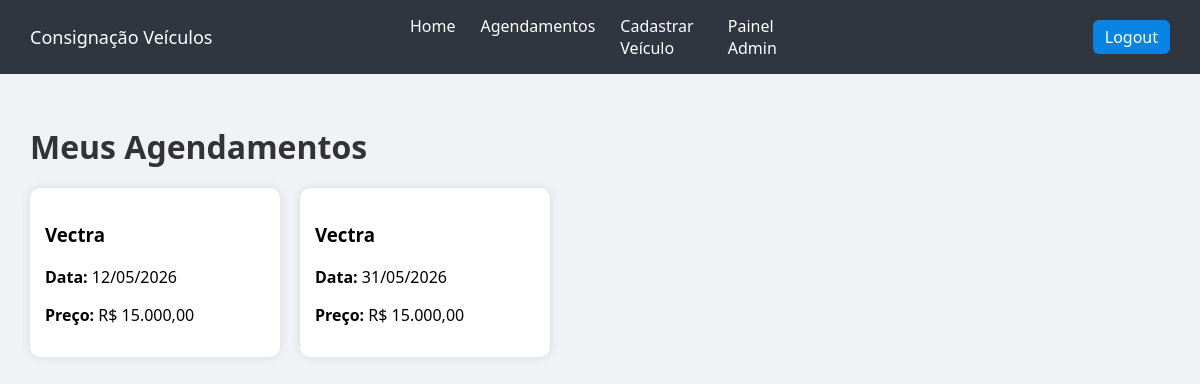
/agendamentos (signed in), run on an earlier commit of the app's database.
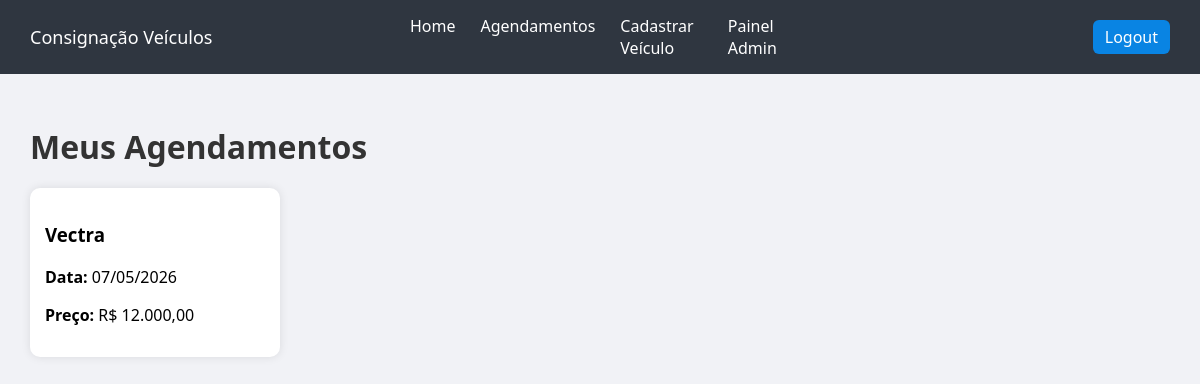
And on a later commit of the database.
### models.py (models this page shows)
class Agendamento(db.Model):
    id = db.Column(db.Integer, primary_key=True)
    data = db.Column(db.String(50))
    usuario_id = db.Column(db.Integer, db.ForeignKey('usuario.id'))
    veiculo_id = db.Column(db.Integer, db.ForeignKey('veiculo.id'))
    usuario = db.relationship('Usuario')
    veiculo = db.relationship('Veiculo')

class Veiculo(db.Model):
    id = db.Column(db.Integer, primary_key=True)
    nome = db.Column(db.String(100))
    descricao = db.Column(db.Text)
    preco = db.Column(db.Float)
    imagem = db.Column(db.String(200))

### app.py (the view)
@app.route('/agendamentos')
def agendamentos():
    if not session.get('usuario_id'):
        return redirect('/login')
    if session.get('is_admin'):
        agendamentos = Agendamento.query.all()
    else:
        agendamentos = Agendamento.query.filter_by(usuario_id=session['usuario_id']).all()
    return render_template('agendamentos.html', agendamentos=agendamentos)

### app.py (called while the page is built)
@app.template_filter('moeda')
def moeda(valor):
    return f"R$ {valor:,.2f}".replace(",","X").replace(".",",").replace("X",".")

@app.template_filter('formatar_data')
def formatar_data(data):
    data_obj = datetime.strptime(data, '%Y-%m-%d')
    return data_obj.strftime('%d/%m/%Y')

### templates/agendamentos.html (shortened to what this page needs)
<!DOCTYPE html>
<html lang="en">
<head>
</head>
<body>
    {% extends 'base.html' %}
    {% block content %}
        <h1 style="margin-bottom: 20px;">Meus Agendamentos</h1>
        <div class="cards">
            {% for a in agendamentos %}
                <div class="card">
                    <div class="card-body">
                        <h3>{{ a.veiculo.nome }}</h3>
                        <p><strong>Data:</strong> {{ a.data | formatar_data }}</p>
                        <p><strong>Preço:</strong> {{a.veiculo.preco | moeda }}</p>
                    </div>
                </div>
            {% endfor %}
        </div>
    {% endblock %}

What changed in the data, as far as the page shows it:
removed Agendamento: veiculo.nome "Vectra", data "31/05/2026", veiculo.preco|moeda "R$ 15.000,00"
changed Agendamento "Vectra": data "12/05/2026" → "07/05/2026"; veiculo.preco|moeda "R$ 15.000,00" → "R$ 12.000,00"
